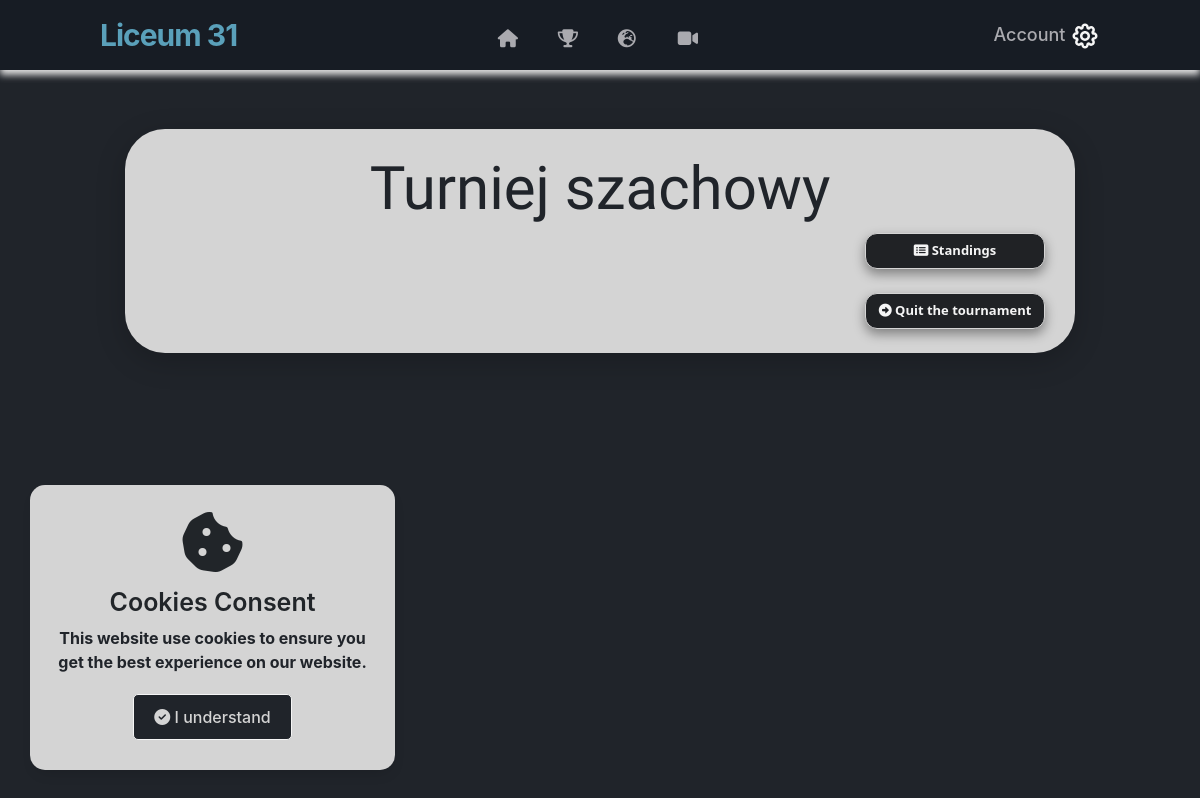
The page /joined-schedule (signed in) on the database as committed earlier.
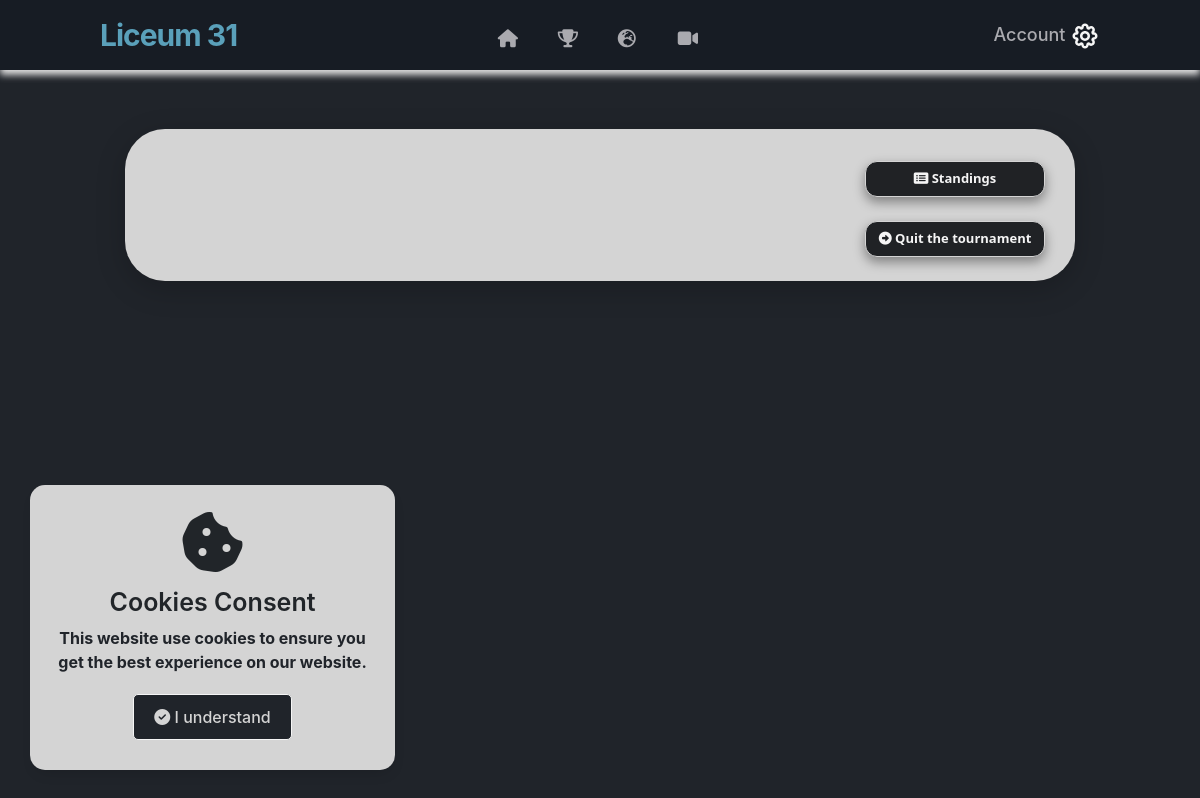
The same page on the database as committed later.
### website/models.py (models this page shows)
class Tournament(db.Model):
    id = db.Column(db.Integer,primary_key=True)
    user_id = db.Column(db.Integer,db.ForeignKey('user.id'))
    name = db.Column(db.String(150))
    date = db.Column(db.Date)
    location = db.Column(db.String(150))
    discipline = db.Column(db.String(150))
    type = db.Column(db.String(150))
    description = db.Column(db.String(250))
    movielink = db.Column(db.String(150),default="")
    status = db.Column(db.String(150), default="upcoming")
    is_public = db.Column(db.Boolean(),default=False)
    current_round_number = db.Column(db.Integer(),default=0)
    max_rounds = db.Column(db.Integer(),default = 100000000)
    max_opponents = db.Column(db.Integer(),default = 100)
    edited_duel_id = db.Column(db.Integer())
    rounds = db.relationship('Round')
    duels = db.relationship('Duel')
    opponents = db.relationship('Opponent')
    standings = db.relationship('Standing')

### website/views.py (the view)
@views.route('/joined-schedule', methods=['GET', 'POST'])
@login_required
def show_joined_schedule():
    tournamentDTO = TournamentController()
    tournamentDTO.Load(current_user.current_tournament_id)
    return render_template("my_public_schedule.html", user=current_user, tournament=tournamentDTO.tournament)

### website/Classes.py (called while the page is built)
    def Load(self, id):
        self.tournament = Tournament.query.get(id)

### website/__init__.py (called while the page is built)
def create_app():
    app = Flask(__name__)
    app.config['SECRET_KEY'] = 'kjabwdlajbal'
    app.config['SQLALCHEMY_DATABASE_URI'] = f'sqlite:///{DB_NAME}'
    app.config['SQLALCHEMY_TRACK_MODIFICATIONS'] = False
    app.config['TRAP_HTTP_EXCEPTIONS']=True
    db.init_app(app)  # inicjowanie bazy danych dla aplikacji
    from .views import views
    from .auth import auth
    app.register_blueprint(views, url_prefix='/')
    app.register_blueprint(auth, url_prefix='/')
    from .models import User
    create_datebase(app)
    login_manager = LoginManager()
    login_manager.login_view = 'auth.login'
    login_manager.init_app(app)
    @login_manager.user_loader
    def load_user(id):
        return User.query.get(int(id))
    return app

### website/templates/my_public_schedule.html (shortened to what this page needs)
{% extends "base.html" %} {% block title %}Public Schedule{% endblock %} {% block content %}
<section class="public_schedule_box_container container_schedule_public">
  <br />
  <h3 align="center">{{tournament.name}}</h3>
  <ol class="list-group list-group-flush" id="pary">
    <div style="margin-right: 30px" align="right">
      <a href="/public-standings">
        <button id="btn" type="button" class="btn-add"><i class="fas fa-list-alt"></i> Standings</button>
      </a>
    </div>
    <br>
    <div style="margin-right: 30px" align="right">
      <a href="/quit-tournament">
        <button id="btn" type="button" class="btn-add"><i class="fas fa-arrow-alt-circle-right"></i> Quit the
          tournament</button>
      </a>
    </div>
  <br>
</section>
{% endblock %}

Rows that differ between the two databases and show on the page:
removed Tournament: name "Turniej szachowy"
